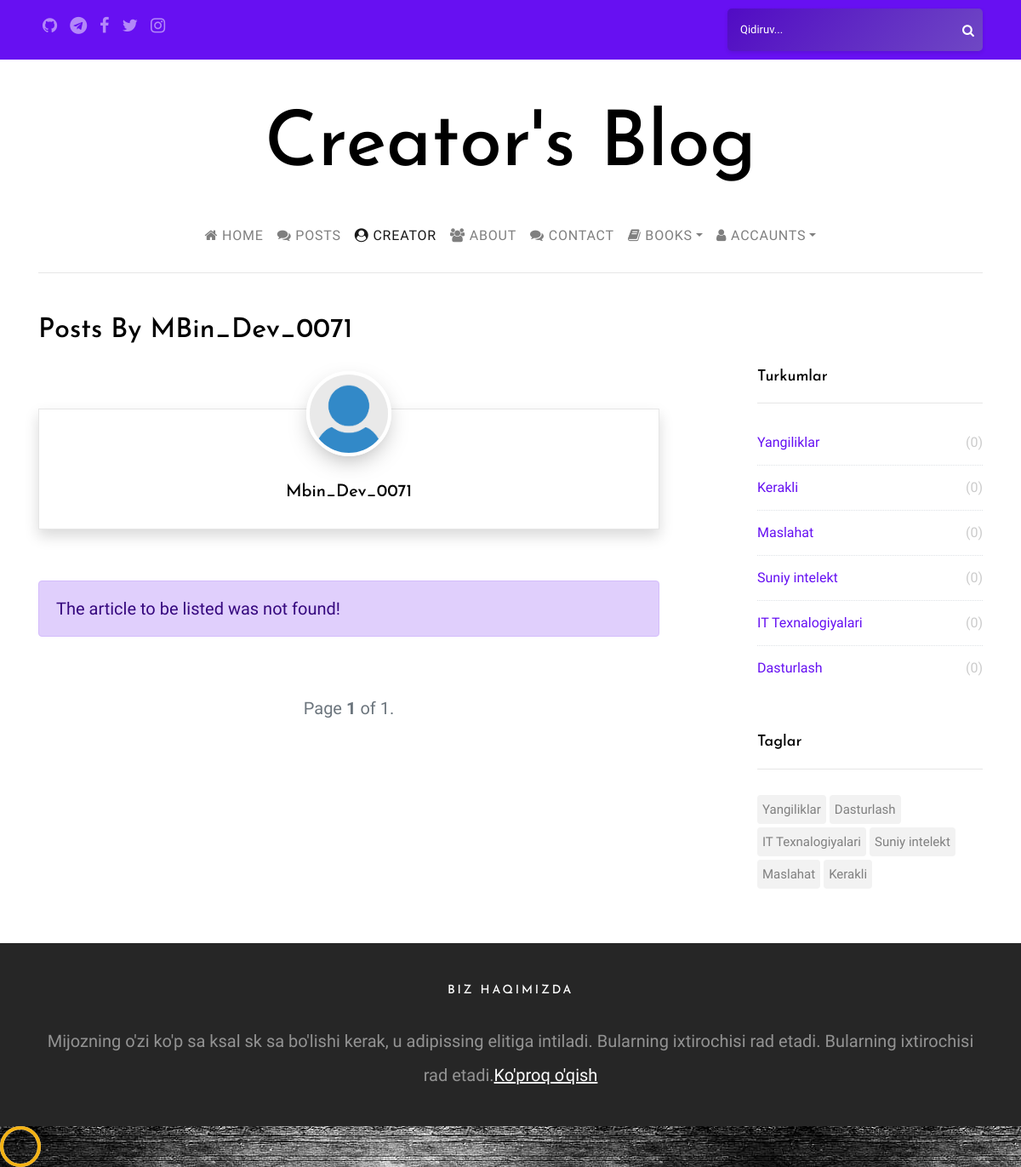
Page /accounts/detail/3 on the earlier database version.
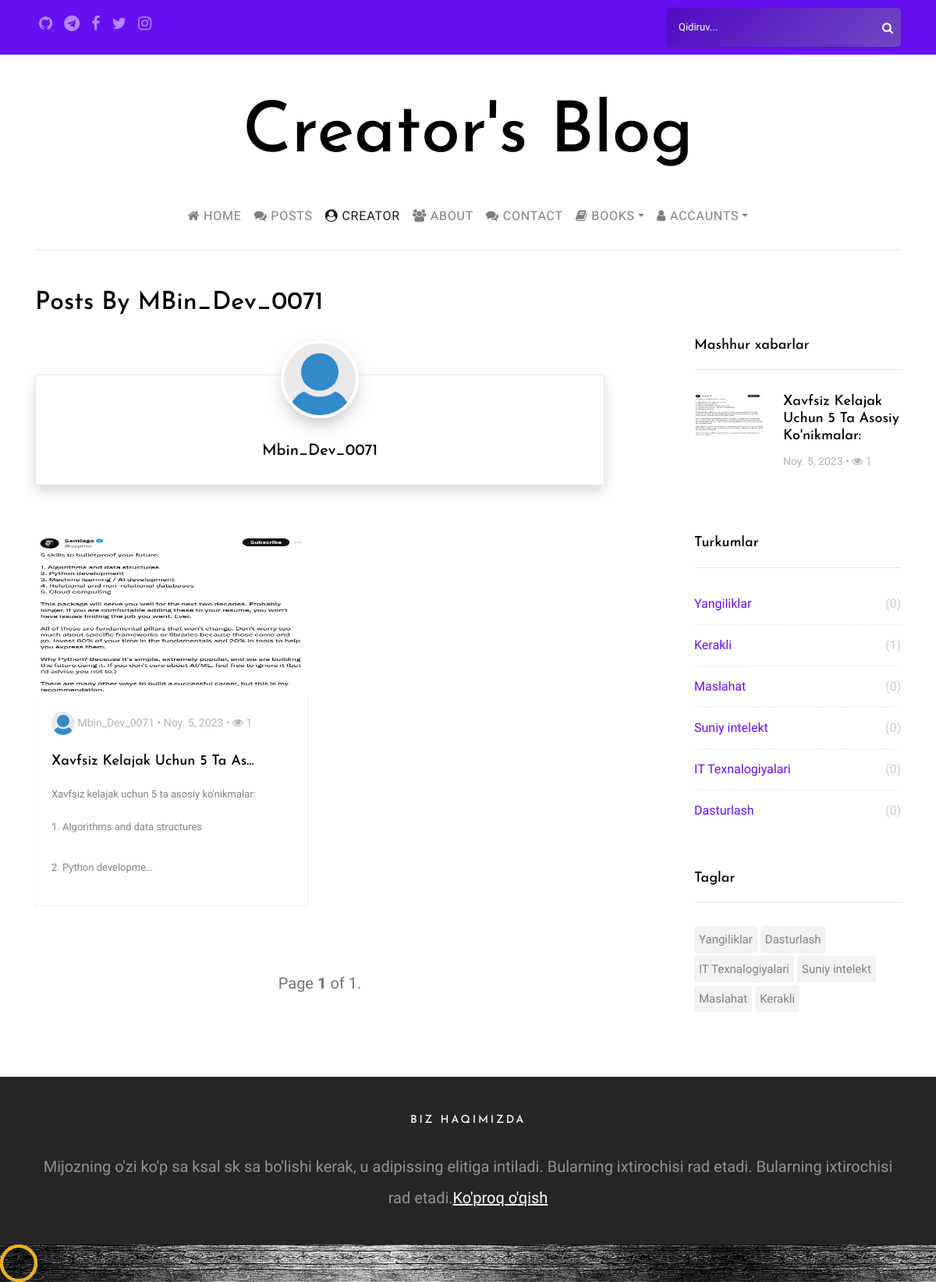
Same page on the later database version.
### users/models.py (models this page shows, shortened)
class UserDetail(models.Model):
    user = models.OneToOneField(User, on_delete=models.CASCADE)
    title = models.CharField(blank=True, null=True, max_length=50, verbose_name='Ünvan')
    description = models.CharField(blank=True, null=True, max_length=250, verbose_name='Açıklama')
    image = models.ImageField(blank=True, null=True, upload_to='users/', default='def_user.png', verbose_name='Görsel')

### posts/models.py (models this page shows, shortened)
class Category(models.Model):
    name = models.CharField(max_length=50, verbose_name='Kategoriya nomi')
    slug = models.SlugField(unique=True, help_text="Bu joyni qo'lda o'zgartirmaslik tavsiya etiladi.")
    def __str__(self):
        return self.name

class Tag(models.Model):
    name = models.CharField(max_length=50, verbose_name='Yorliq nomi')
    slug = models.SlugField(unique=True, help_text="Bu joyni qo'lda o'zgartirmaslik tavsiya etiladi.")
    def __str__(self):
        return self.name

class Post(models.Model):
    author = models.ForeignKey(settings.AUTH_USER_MODEL, on_delete=models.CASCADE)
    category = models.ForeignKey(Category, on_delete=models.CASCADE)
    tags = models.ManyToManyField(Tag, blank=True, verbose_name='Yorliqlar')
    views = models.ManyToManyField(HitCount, related_name='post_views', blank=True)
    title = models.CharField(max_length=75, verbose_name='Sarlavha')
    slug = models.SlugField(unique=True, help_text='Bu joyni qo`lda o`zgartirmaslik tavsiya etiladi.')
    image = models.ImageField(upload_to='posts/%Y/%m/%d/', verbose_name='Rasm')
    content = RichTextField(verbose_name='Tarkib')
    created = models.DateTimeField(auto_now_add=True, verbose_name='Yaratilgan sana')
    available = models.BooleanField(default=True, verbose_name='Faol passiv')
    def getHitCount(self):
        return self.views.count()
    class Meta:
        ordering = ['-created']

### users/views.py (the view)
# urls.py: path('detail/<int:pk>', views.AuthorDetailView.as_view(), name='authorDetail'),
class AuthorDetailView(DetailView, MultipleObjectMixin):
    model = User
    template_name = 'author_detail.html'
    context_object_name = 'author'
    paginate_by = 8  # Show 8 object per page.
    def get_context_data(self, **kwargs):
        object_list = Post.objects.filter(available=True, author=self.get_object())
        context = super(AuthorDetailView, self).get_context_data(object_list=object_list, **kwargs)
        context['popularposts'] = Post.objects.filter(available=True).annotate(viewyek=Count('views')).order_by('-viewyek')[:3]  # Get popular 3 posts
        context['categories'] = Category.objects.all()
        context['tags'] = Tag.objects.all()
        return context

### templates/author_detail.html (shortened to what this page needs)
{% extends 'partials/_base.html' %}
{% load static %}
{% block content %}
    <section class="site-section py-sm pt-5">
    <div class="container">
    <div class="row">
        <div class="col-md-6">
            <h2 class="mb-4">Posts By {% if author.get_full_name %}
                {{ author.get_full_name }}
            {% else %}
                {{ author.username }}
            {% endif %} </h2>
        </div>
    </div>
    <div class="row blog-entries">
    <div class="col-md-12 col-lg-8 main-content">
        <div class="row mt-5">
            <div class="col-md-12">
                <div class="sidebar-box shadow shadow-sm element-animate">
                    <div class="bio text-center">
                        <img src="{{ author.userdetail.image.url }}" alt="{{ author.username }} Image" class="img-fluid">
                        <div class="bio-body">
                            <h2>
                                {% if author.get_full_name %}
                                    {{ author.get_full_name }}
                                {% else %}
                                    {{ author.username | title }}
                                {% endif %}{% if author.userdetail.title %} - <span style="font-weight: lighter; font-size: 17px" class="font-italic">{{ author.userdetail.title }}</span> {% endif %}
                            </h2>
                        </div>
                    </div>
                </div>
            </div>
        </div>
        <div class="row">
            {% if object_list %}
                {% for post in object_list %}
                    <div class="col-md-6">
                        <a href="{% url 'posts:postDetail' post.category.slug post.id post.slug %}" class="blog-entry element-animate" data-animate-effect="fadeIn">
                            <img class="imgyek" style="height: 210px; width: 100%" src="{{ post.image.url }}" alt="Image placeholder">
                            <div class="blog-content-body">
                                <div class="post-meta">
                                    <span class="author"><img src="{{ post.author.userdetail.image.url }}" alt="Colorlib"> {{ post.author.username | title }} &bullet; </span>
                                    <span>{{ post.created | date }} &bullet;</span>
                                    <span><span class="fa fa-eye"></span> {{ post.getHitCount }}</span>
                                </div>
                                <h2>{{ post.title | title | truncatechars:30}}</h2>
                                <p class="mb-0">{{ post.content|safe|truncatechars:125|linebreaks }}</p>
                            </div>
                        </a>
                    </div>
                {% endfor %}
            {% else %}
                <div class="col-md-12">
                    <div class="alert alert-primary" role="alert">
                        The article to be listed was not found!
                    </div>
                </div>
            {% endif %}
        </div>
        <div class="row mt-5">
            <div class="col-md-12 text-center">
                <nav aria-label="Page navigation" class="text-center">
                    <ul class="pagination">
                        <span class="step-links">
                            <span class="current">
                                    Page <span class="font-weight-bold">{{ page_obj.number }}</span> of {{ page_obj.paginator.num_pages }}.
                            </span>
                        </span>
                    </ul>
                </nav>
            </div>
        </div>
    </div>
{% endblock %}

### templates/partials/_base.html (shortened to what this page needs)
{% load static %}
<!doctype html>
<html lang="en">
<head>
    <link rel="stylesheet" href="https://stackpath.bootstrapcdn.com/bootstrap/4.3.1/css/bootstrap.min.css">
    <link rel="stylesheet" href="https://use.fontawesome.com/releases/v5.8.1/css/all.css">
    <link href="https://cdn.jsdelivr.net/npm/bootstrap@5.0.0-beta2/dist/css/bootstrap.min.css" rel="stylesheet">
    <link rel="stylesheet" href="{% static 'css/bootstrap.css' %}">
    <link rel="stylesheet" href="{% static 'css/animate.css' %}">
    <link rel="stylesheet" href="{% static 'css/owl.carousel.min.css' %}">
    <link rel="stylesheet" href="{% static 'fonts/ionicons/css/ionicons.min.css' %}">
    <link rel="stylesheet" href="{% static 'fonts/fontawesome/css/font-awesome.min.css' %}">
    <link rel="stylesheet" href="{% static 'fonts/flaticon/font/flaticon.css' %}">
    <link rel="stylesheet" href="{% static 'css/style.css' %}">
</head>
<body>
    <div class="wrap">
        <header role="banner">
            <div class="top-bar">
                <div class="container">
                    <div class="row">
                        <div class="col-9 social">
                            <a href="https://github.com/Xusanbek0071"><span class="fa fa-github"></span></a>
                            <a href="https://github.com/it_creative_channel"><span class="fa fa-telegram"></span></a>
                            <a href="https://facebook.com/suyunov_husanbek"><span class="fa fa-facebook"></span></a>
                            <a href="https://twitter.com/suyunov_husan"><span class="fa fa-twitter"></span></a>
                            <a href="https://instagram.com/husanbek_dev/"><span class="fa fa-instagram"></span></a>
                        </div>
                        <div class="col-3 search-top">
                            <form action="{% url 'search' %}" method="GET" class="search-top-form">
                                <span class="icon fa fa-search"></span>
                                <input type="text" name="q" id="s" placeholder="Qidiruv...">
                            </form>
                        </div>
                    </div>
                </div>
            </div>
            <div class="container logo-wrap">
                <div class="row pt-5">
                    <div class="col-12 text-center">
                        <h1 class="site-logo"><a href="{% url 'pages:index' %}">Creator's Blog </a></h1>
                    </div>
                </div>
            </div>
            <nav class="navbar navbar-expand-md  navbar-light bg-light">
                <div class="container">
                    <div class="collapse navbar-collapse" id="navbarMenu">
                        <ul class="navbar-nav mx-auto">
                            <li class="nav-item">
                                <a class="nav-link  {% if '/' == request.path %}active{% endif %}" href="{% url 'pages:index' %}"><i class="fa fa-home"></i>  Home</a>
                            </li>
                            <li class="nav-item">
                                <a class="nav-link {% if 'post' in request.path and 'create' not in request.path %}active{% endif %}" href="{% url 'posts:posts' %}"><i class="fa fa-comments"></i>  Posts</a>
                            </li>
                            <li class="nav-item">
                                <a class="nav-link {% if 'accounts/all' in request.path or 'accounts/detail' in request.path %}active{% endif %}" href="{% url 'user:authors' %}"><i class="fa fa-user-circle"></i> Creator</a>
                            </li>
                            <li class="nav-item">
                                <a class="nav-link  {% if 'about' in request.path %}active{% endif %}" href="{% url 'pages:about' %}"><i class="fa fa-group"></i>  About </a>
                            </li>
                            <li class="nav-item">
                                <a class="nav-link  {% if 'contact' in request.path %}active{% endif %}" href="{% url 'pages:contact' %}"><i class="fa fa-comments"></i>  Contact</a>
                            </li>
                            <li class="nav-item dropdown">
                                <a class="nav-link dropdown-toggle " href="" id="dropdown05" data-toggle="dropdown" aria-haspopup="true" aria-expanded="false"><i class="fa fa-book"></i> Books</a>
                            </li>
                            {% if request.user.is_authenticated %}
                            <li class="nav-item dropdown">
                                <a class="nav-link dropdown-toggle {% if 'profile' in request.path or 'change-password' in request.path or 'create' in request.path %}active{% endif %}" href="" id="dropdown05" data-toggle="dropdown" aria-haspopup="true" aria-expanded="false"><i class="fa fa-user-md"></i> {{ request.user.username }}</a>
                                <div class="dropdown-menu" aria-labelledby="dropdown05">
                                    <a class="dropdown-item" href="{% url 'posts:postCreate' %}"><i class="fa fa-plus"></i> New post</a>
                                    <a class="dropdown-item" href="{% url 'user:viewProfile'%}"><i class="fa fa-id-card"></i> My accaunt</a>
                                    <a href="{% url 'user-posts' user %}" class="dropdown-item "><i class="fas fa-money-check  "></i> My books</a>
                                    <a href="{% url 'post-create' %} " class="dropdown-item "><i class="fas fa-file-download"></i> Upload books</a>
                                    <a class="dropdown-item " href="{% url 'user:updateProfile' %} "><i class="fa fa-pencil-square-o "></i> Accaunt edit</a>
                                    <a class="dropdown-item " href="{% url 'user:changePassword' %} "><i class="fa fa-wrench "></i> Password upload</a>
                                    <a class="dropdown-item " href="{% url 'user:logout' %} "><i class="fa fa-sign-out "></i> Log out</a>
                                </div>
                            </li>
                            {% else %}
                            <li class="nav-item dropdown">
                                <a class="nav-link dropdown-toggle " href="" id="dropdown05" data-toggle="dropdown" aria-haspopup="true" aria-expanded="false"><i class="fa fa-user"></i> Accaunts</a>
                            </li>
                            {% endif %}
                        </ul>
                    </div>
                </div>
            </nav>
        </header>
        {% block content %}{% endblock %}
        {% include 'partials/_sidebar.html' %}
        <footer class="site-footer w-100 pb-4 pt-5 ">
            <div class="container ">
                <div class="row ">
                    <div class="col-md-12 text-center ">
                        <h3>Biz haqimizda </h3>
                        <p>Mijozning o'zi ko'p sa ksal sk sa bo'lishi kerak, u adipissing elitiga intiladi. Bularning ixtirochisi rad etadi. Bularning ixtirochisi rad etadi.<a href="{% url 'pages:about' %} "><u>Ko'proq o'qish</u></a> </p>
                    </div>
                </div>
            </div>
        </footer>
    </div>
    <div id="loader " class="show fullscreen ">
        <svg class="circular " width="48px " height="48px ">
        <circle class="path-bg " cx="24 " cy="24 " r="22 " fill="none " stroke-width="4 " stroke="#eeeeee "/>
        <circle class="path " cx="24 " cy="24 " r="22 " fill="none " stroke-width="4 " stroke-miterlimit="10 " stroke="#f4b214 "/>
    </svg>
    </div>
</body>
</html>

### templates/partials/_sidebar.html
{% load static %}
<div class="col-md-12 col-lg-4 sidebar">
    {% if popularposts %}
        <div class="sidebar-box">
            <h3 class="heading">Mashhur xabarlar</h3>
            <div class="post-entry-sidebar">
                <ul>
                    {% for popularpost in popularposts %}
                        <li>
                            <a href="{% url 'posts:postDetail' popularpost.category.slug popularpost.id popularpost.slug %}">
                                <img style="height: 55px" src="{{ popularpost.image.url }}" alt="popularpost img" class="mr-4">
                                <div class="text">
                                    <h4>{{ popularpost.title | title }}</h4>
                                    <div class="post-meta">
                                        <span>{{ popularpost.created | date }} &bullet;</span>
                                        <span><span class="fa fa-eye"></span> {{ popularpost.getHitCount }}</span>
                                    </div>
                                </div>
                            </a>
                        </li>
                    {% endfor %}
                </ul>
            </div>
        </div>
    {% endif %}
    {% if categories %}
        <div class="sidebar-box">
            <h3 class="heading">Turkumlar</h3>
            <ul class="categories">
                {% for category in categories %}
                    <li><a href="{% url 'posts:posts_by_category' category.slug %}">{{ category }} <span>({{ category.post_set.count }})</span></a></li>
                {% endfor %}
            </ul>
        </div>
    {% endif %}
    {% if tags %}
        <div class="sidebar-box">
            <h3 class="heading">Taglar</h3>
            <ul class="tags">
                {% for tag in tags %}
                    <li><a href="{% url 'posts:posts_by_tag' tag.slug %}">{{ tag }}</a></li>
                {% endfor %}
            </ul>
        </div>
    {% endif %}
</div>
</div>
</div>
</section>

Differences in the rows shown:
added Post: image (picture), author.userdetail.image (picture), author.username "Mbin_Dev_0071", created "Noy. 5, 2023", getHitCount "1", title "Xavfsiz Kelajak Uchun 5 Ta As…", content "Xavfsiz kelajak uchun 5 ta asosiy ko'nikmalar: 1. Algorithms and data structures 2. Python developme…", title "Xavfsiz Kelajak Uchun 5 Ta Asosiy Ko'nikmalar:"
computed for Category "Kerakli": post_set.count "0" → "1"
Other differences:
text no longer shown: "The article to be listed was not found!"
text now shown: "Mashhur xabarlar"
